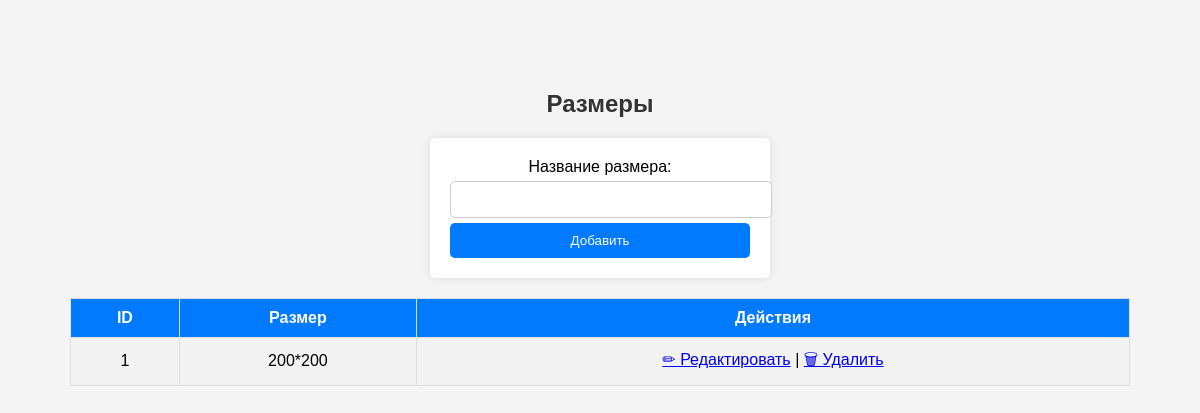
The app's page /admin/sizes.php (signed in), older data.
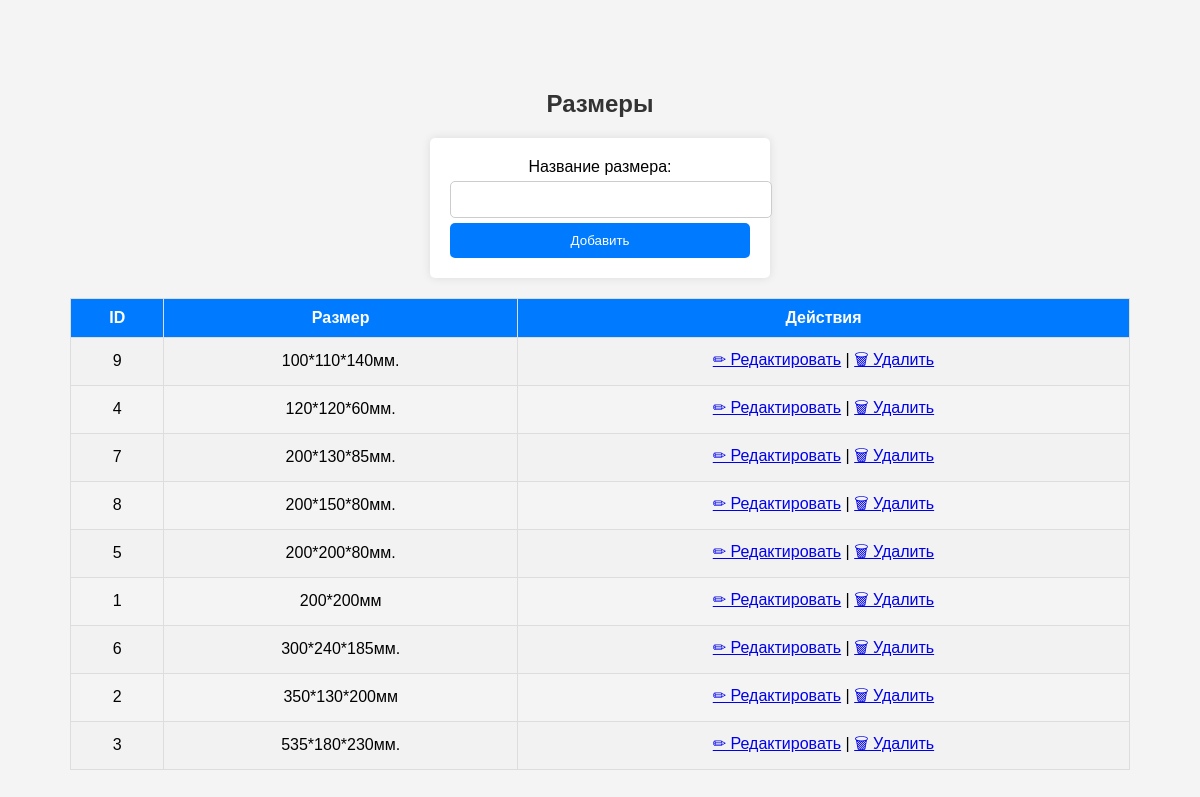
The same page, newer data.
### tables this page shows
CREATE TABLE `sizes` (
  `id` int(11) NOT NULL AUTO_INCREMENT,
  `name` varchar(50) NOT NULL,
  PRIMARY KEY (`id`),
  UNIQUE KEY `name` (`name`)
);

### admin/sizes.php (the view, shortened to what this page needs)
<?php
require_once '../database/db.php';
$sizes = $conn->query("SELECT * FROM sizes ORDER BY name ASC")->fetchAll(PDO::FETCH_ASSOC);
?>
<!DOCTYPE html>
<html lang="ru">
<head>
    <link rel="stylesheet" href="styles.css">
</head>
<body>
<h2>Размеры</h2>
<form method="POST">
    <label>Название размера:</label>
    <input type="text" name="name" required>
    <button type="submit">Добавить</button>
</form>
<table border="1">
    <tr>
        <th>ID</th>
        <th>Размер</th>
        <th>Действия</th>
    </tr>
    <?php foreach ($sizes as $size): ?>
    <tr>
        <td><?= $size['id']; ?></td>
        <td><?= htmlspecialchars($size['name']); ?></td>
        <td>
        <a href="edit_size.php?id=<?= $size['id']; ?>">✏ Редактировать</a> |
            <a href="delete_size.php?id=<?= $size['id']; ?>" onclick="return confirm('Удалить?');">🗑 Удалить</a>
        </td>
    </tr>
    <?php endforeach; ?>
</table>
</body>
</html>

Row changes from the older to the newer data that the page shows:
added sizes: id "9", name "100*110*140мм."
added sizes: id "4", name "120*120*60мм."
added sizes: id "7", name "200*130*85мм."
added sizes: id "8", name "200*150*80мм."
added sizes: id "5", name "200*200*80мм."
changed sizes id 1: name "200*200" → "200*200мм"
added sizes: id "6", name "300*240*185мм."
added sizes: id "2", name "350*130*200мм"
added sizes: id "3", name "535*180*230мм."
